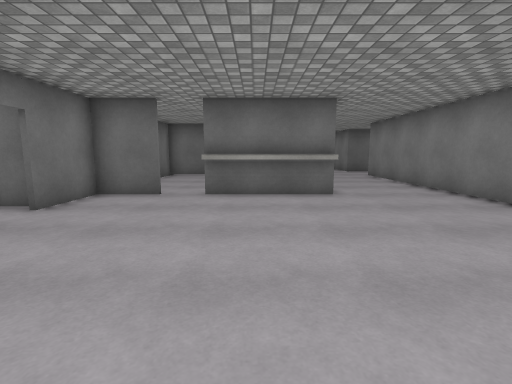
[1] (above)

16 first-person views from a walk through a Unity game level. The camera is 1.3 m above the floor, tilts 8° down and sees 85° across. Doors are open. The floor is counted in squares, 0.97 m on a side. Each view is taken from the middle of a square. On the plan, view 1 faces up. The plan holds only what a view shows up to about 13 squares ahead; the rest is blank. The place goes on beyond the plan. The player is left out. Surface patterns are stand-ins for the level's own textures.

[2]
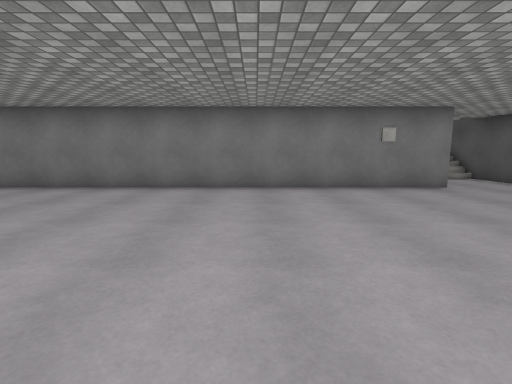

[3]
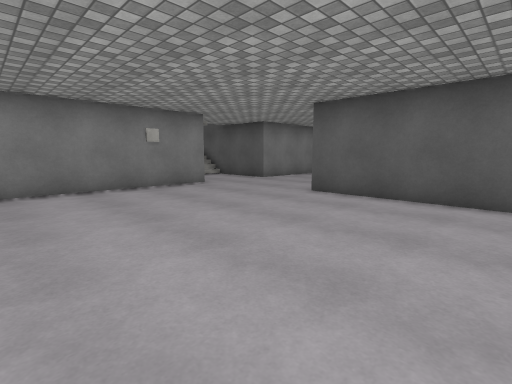

[4]
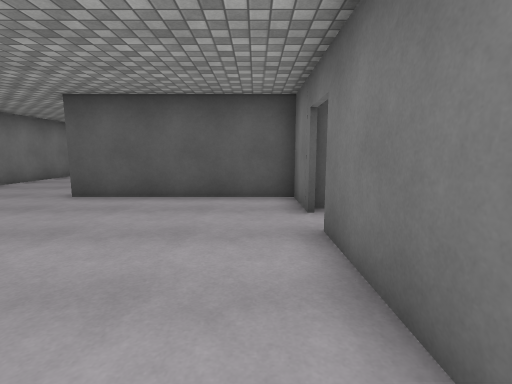

[5]
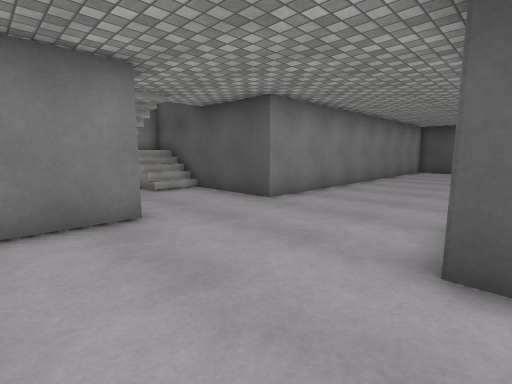

[6]
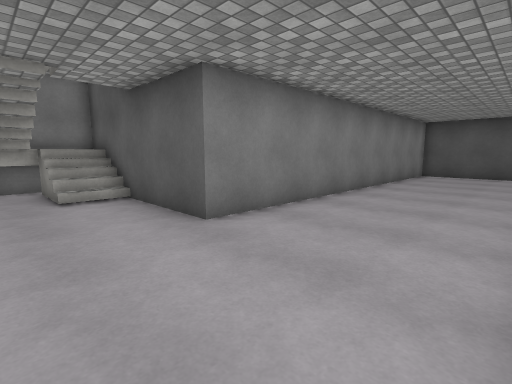

[7]
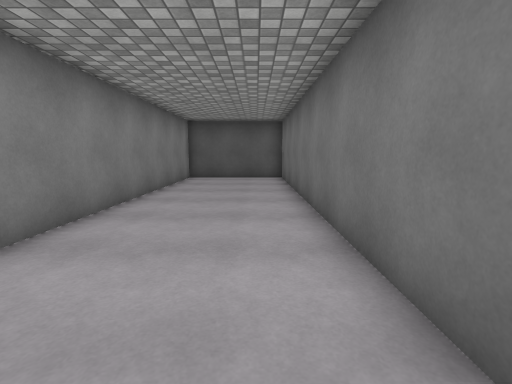

[8]
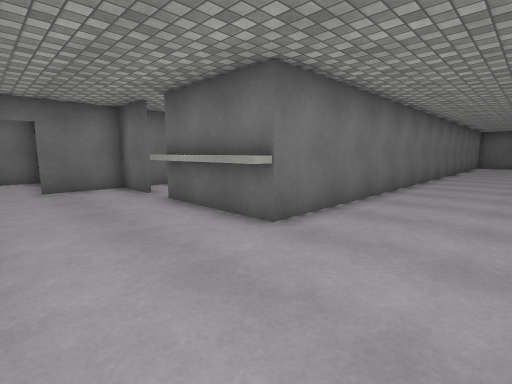

[9]
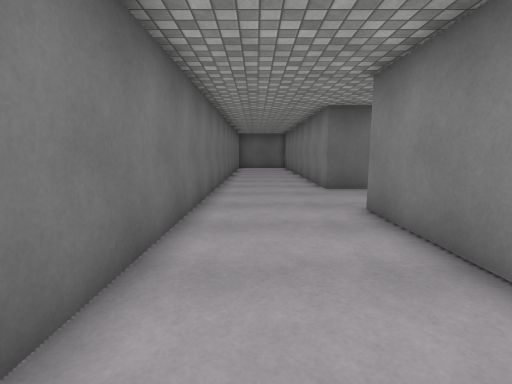

[10]
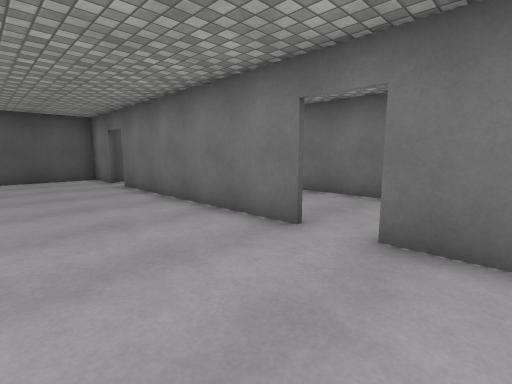

[11]
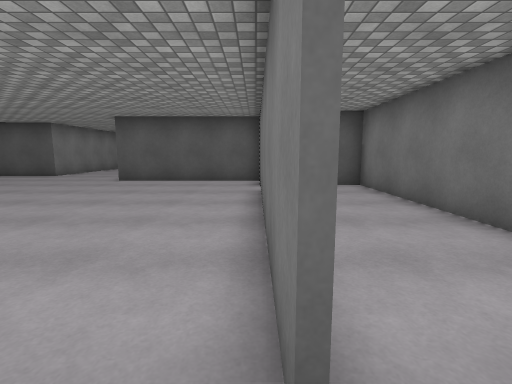

[12]
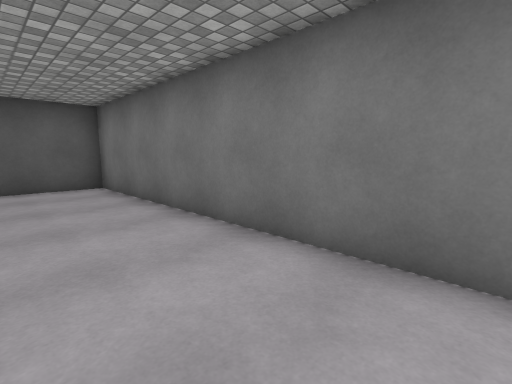

[13]
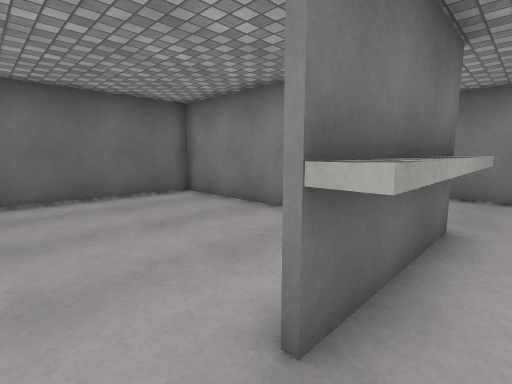

[14]
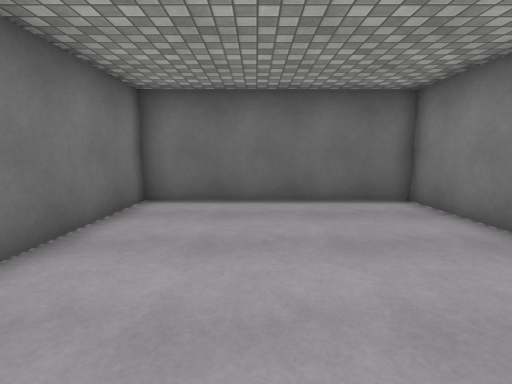

[15]
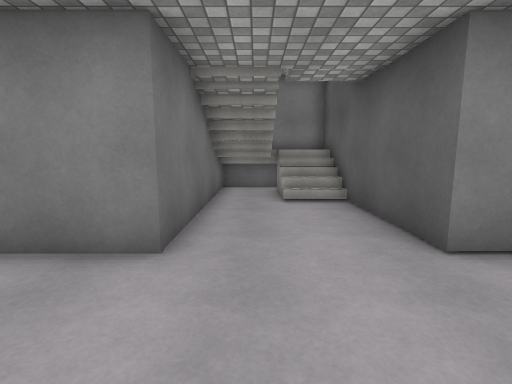

[16]
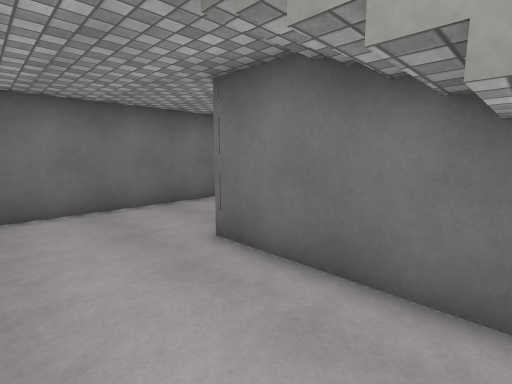

### Floor plan
Points are (right, up) in squares from view 1. A wall is a line through its corners. A room is listed if a view was taken in it or the views show most of it. See-through windows are left out.
Room 1 (views 1, 2, 3, 4, 5, 6, 7, 8, 9, 10, 11, 13, 14, 15, 16)
walls: (6.6, -6.4) (6.6, 16.4) (13.8, 16.4) (13.8, 18.4); (2.6, 9) (-1.8, 9); (-5.2, 5) (-5.2, -3.8); (-5.2, -5.1) (-5.2, -7.4) (1.6, -7.4); (-3, 9) (-5.2, 9) (-5.2, 6.4); (1.6, -11.4) (1.6, -23.1); (11.4, 20.3) (6.6, 20.3) (6.6, 22.5); (2.5, 22.5) (2.5, 8.5) (-1.6, 8.5) (-1.6, 9.1); (6.6, -23.1) (6.6, -10.2) (13.8, -10.2) (13.8, -8.2)
low walls: (12.7, 17.5) (12.7, 18.2)
ways out: opening at (-5, -4.5) to room 2; opening at (-5, 5.5) to room 2; opening at (-2.5, 9) to room 3; open door at (2, -13); open door at (2, 22); open door at (7, -23); open door at (7, -12.5); open door at (7, 8.5); open door at (7, 22)
Room 2 (view 12)
walls: (-9.4, 7) (-9.4, -5.6) (-5.4, -5.6); (-5.6, 6.9) (-6.5, 6.9)
ways out: opening at (-5, -4.5) to room 1; opening at (-5, 5.5) to room 1
Room 3 (no view inside)
walls: (2.3, 12.4) (2.3, 16.7) (-5.2, 16.7) (-5.2, 10)
ways out: opening at (-2.5, 9) to room 1

Where each view was taken, in squares from view 1:
view 1: 0 up, 0 right, facing up
view 2: 1 up, 4 left, facing right
view 3: 1 up, 4 left, facing down-right
view 4: 1 up, 4 left, facing down
view 5: 4 down, 1 right, facing down-right
view 6: 7 down, 2 right, facing down-right
view 7: 10 down, 3 right, facing down
view 8: 5 up, 6 right, facing up-left
view 9: 10 up, 4 right, facing up
view 10: 8 up, 1 left, facing down-left
view 11: 6 up, 5 left, facing down
view 12: 6 up, 6 left, facing down-left
view 13: 8 up, 3 left, facing up-right
view 14: 9 up, 2 left, facing up
view 15: 19 up, 3 right, facing right
view 16: 17 up, 11 right, facing up-left
